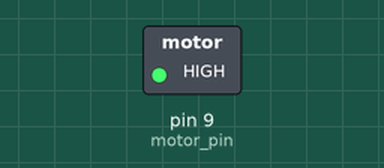
Recording of a sketch running on a simulated Arduino Uno, built with avr-gcc and run on an emulated ATmega328P. Shown: switched loads named in the sketch (green lamp = pin HIGH). Dashed ring = blinking.

Above: at 0.5 s.
Timing chart, 0 to 3.5 s (numbered marks = the images above):
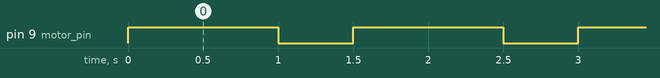

The sketch:

Running_of_Motor.ino
```cpp
//Code Written By RAJDEEP BARUAH

// set motor_pin
int  motor_pin=9;
void setup()  {
  pinMode(motor_pin, OUTPUT);
}

void loop() {
  digitalWrite(motor_pin,HIGH);
  delay(1000);
  digitalWrite(motor_pin, LOW);
  delay(500);
  }
```

Measured:
- by itself, pin 9 (motor_pin): alternates HIGH for 1.0 s and LOW for 0.50 s
